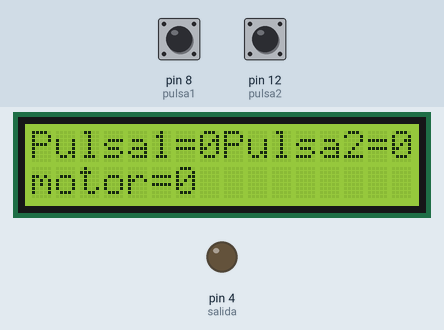
This sketch was run on a simulated Arduino Uno, built with avr-gcc and run on an emulated ATmega328P. On the bench: 16×2 character LCD, output pins drawn as LEDs (lit = HIGH). The inputs (shaded band) are chosen by the test bench; at power-on: pin 8 (pulsa1) LOW, pin 12 (pulsa2) LOW. What the sketch prints to the serial monitor is not drawn.

Above: at 1.6 s.
1.7 s: pin 8 (pulsa1) pulled HIGH for 1.25 s
At 3.7 s:
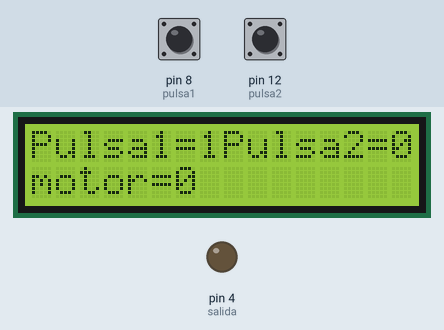
5.6 s: pin 12 (pulsa2) pulled HIGH for 1.25 s
At 8.0 s:
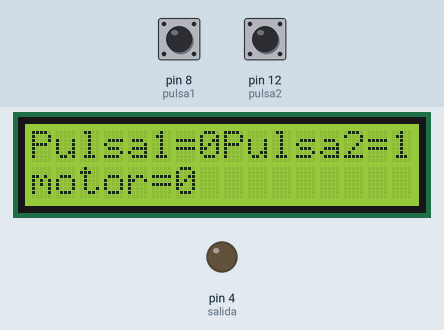
9.7 s: pin 8 (pulsa1) driven HIGH and pin 12 (pulsa2) driven HIGH
At 13.3 s:
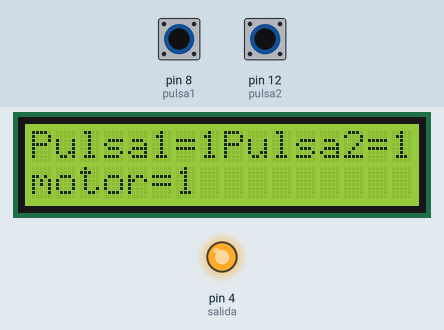
13.8 s: pin 8 (pulsa1) driven LOW
At 15.2 s:
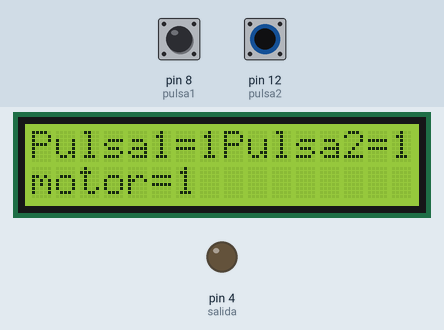
Timing chart, 0 to 16.8 s (numbered marks = the images above; inputs shaded):
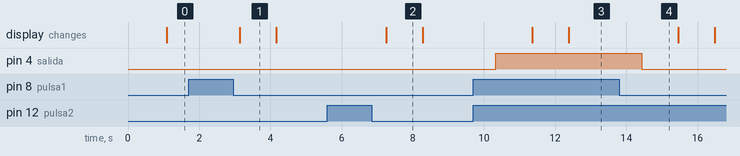

The sketch:

Practica15_motor_por_RELE_y_pantalla.ino
```cpp
//Practica15 motor por RELE y panatalla
//Motor  en ON cuando S1y S2 esten activos
//libreria y datos pantalla LCD I2P

#include <Wire.h>
#include <LCD.h>
#include <LiquidCrystal_I2C.h>

#define I2C_ADDR 0x27
LiquidCrystal_I2C lcd(I2C_ADDR,2,1,0,4,5,6,7);

int pulsa1=8;
int pulsa2=12;
int salida=4;

int motor=0;  //Pin motor

int valor1=0;  //creamos 2 variables para guardar
int valor2=0;  //los valores de los pulsadores

void setup() {
  Serial.begin(9600);
  pinMode(pulsa1,INPUT);  //definimos pin de entrada
  pinMode(pulsa2,INPUT);

  pinMode(4,OUTPUT);  //definimos pin de salida

  //pantalla LCD
  lcd.begin(16,2);  //inicializamos el display, 16 caracteres en 2 lineas

  lcd.setBacklightPin(3,POSITIVE);  //encender luz
  lcd.setBacklight(HIGH);
}

void loop() {
  valor1=digitalRead(pulsa1);  //lectura de entradas digitales
  valor2=digitalRead(pulsa2);
  motor=digitalRead(salida);
  if(valor1 && valor2 == 1){
    digitalWrite(salida,HIGH);
  }
  else{
    digitalWrite(salida, LOW);
  }

  Serial.print("Pulsador 1= ");
  Serial.println(valor1);

  Serial.print("Pulsador 2= ");
  Serial.println(valor2);

  Serial.print("Motor= ");
  Serial.println(motor);
    delay(1000);

  //Texto para LCD

  lcd.home();
  lcd.setCursor(0,0);  //posición 0 linea 0
  lcd.print("Pulsa1=");
  lcd.print(valor1);

  lcd.print("Pulsa2=");
  lcd.print(valor2);

  lcd.setCursor(0,1); //posicion 0 de la linea 1
  lcd.print("motor=");
  lcd.print(motor);
}
```

Measured:
- after the input at 1.7 s, the display: changes after 1.4 s (image 1)
- after the input at 5.6 s, the display: changes after 1.6 s (image 2)
- after the input at 9.7 s, pin 4 (salida): LOW → HIGH after 0.63 s; the display: first changes after 1.7 s (image 3 shows a later state)
- after the input at 13.8 s, pin 4 (salida): HIGH → LOW after 0.63 s
- what the display in image 1 shows lasts 1.1 s, from 3.1 s to 4.2 s
